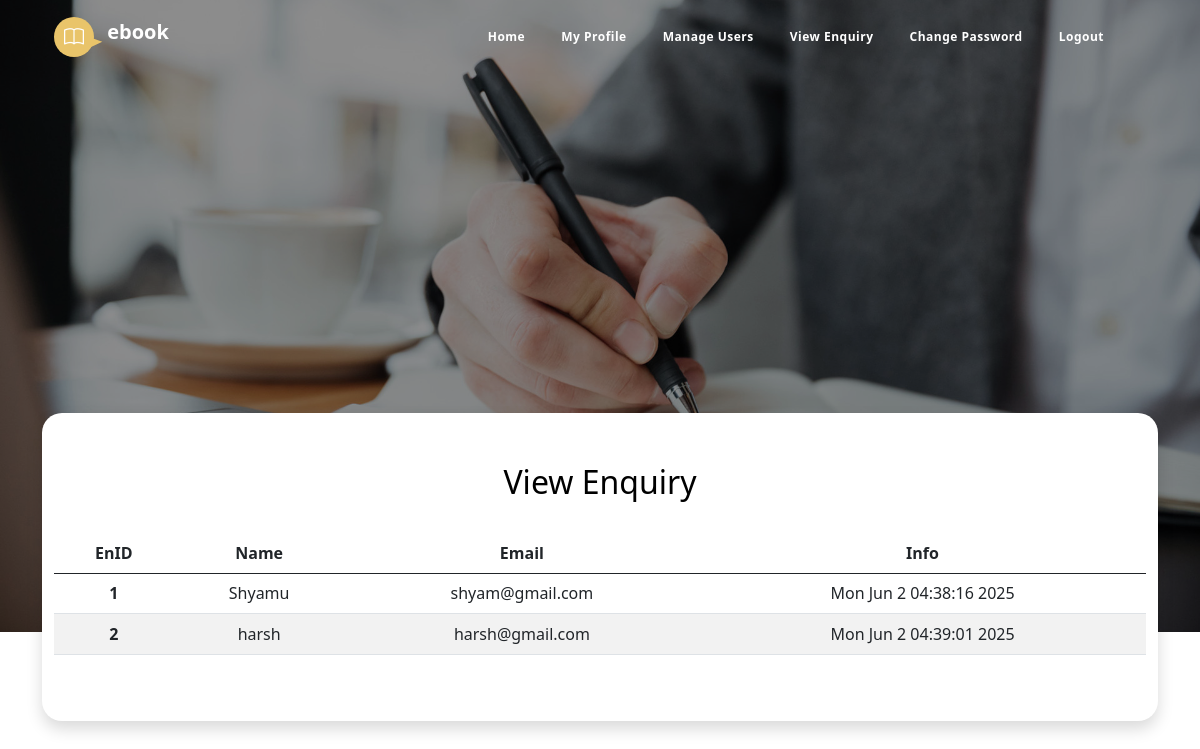
/viewenquiry/, run on the app's committed database.
### ebook/models.py (models this page shows)
class Enquiry(models.Model):
    enid=models.AutoField(primary_key=True)
    name=models.CharField(max_length=50)
    email=models.CharField(max_length=50)
    info=models.CharField(max_length=50)

### ebook/views.py (the view)
# urls.py: path('viewenquiry/', views.viewenquiry),
def viewenquiry(request):
    data=models.Enquiry.objects.all()
    return render(request,"viewenquiry.html",{"data":data})

### ebook/templates/viewenquiry.html (shortened to what this page needs)
{% load static %} {% include "adminheader.html" %}
{% include "adminnav.html" %}
<link
  href="https://cdn.jsdelivr.net/npm/bootstrap@5.0.2/dist/css/bootstrap.min.css"
  rel="stylesheet"
>
<section class="hero-section d-flex justify-content-center align-items-center"
      id="section_1">
      <div class="container">
    <div class="row">
      <div class="col-lg-200 col-200 mx-auto custom-form ebook-download-form bg-white shadow text-center mb-5">
<center><h2>View Enquiry</h2></br></center>
<table class="table table-striped table-hover">
<thead>
<tr>
<th scope="col">EnID</th>
<th scope="col">Name</th>
<th scope="col">Email</th>
<th scope="col">Info</th>
</tr>
  </thead>
  <tbody>
    <tr>
{% for row in data %}
<tr>
<th scope="col">{{row.enid}}</th>
<td>{{row.name}}</td>
<td>{{row.email}}</td>
<td>{{row.info}}</td>
</tr>
{% endfor %}
</tr>
</tbody>
</table>
      </div>
    </div>
  </div>
</section>

### ebook/static/css/templatemo-ebook-landing.css (style rules this page uses)
:root { --white-color: #ffffff; --primary-color: #E76F51; --secondary-color: #E9C46A; --section-bg-color: #f0f8ff; --custom-btn-bg-color: #F4A261; --custom-btn-bg-hover-color: #E76F51; --dark-color: #000000; --p-color: #717275; --link-hover-color: #E76F51; --body-font-family: 'Unbounded', sans-serif; --h1-font-size: 42px; --h2-font-size: 36px; --h3-font-size: 28px; --h4-font-size: 24px; --h5-font-size: 22px; --h6-font-size: 20px; --p-font-size: 16px; --menu-font-size: 12px; --btn-font-size: 14px; --copyright-font-size: 14px; --border-radius-large: 100px; --border-radius-medium: 20px; --border-radius-small: 10px; --font-weight-light: 300; --font-weight-normal: 400; --font-weight-semibold: 600; --font-weight-bold: 700; }
h2, h3, h4, h5, h6 { color: var(--dark-color); }
h1, h2, h3, h4, h5, h6 { font-weight: var(--font-weight-semibold); }
h2 { font-size: var(--h2-font-size); font-weight: var(--font-weight-bold); }
.hero-section { background-image: url('../images/businessman-sitting-by-table-cafe.jpg'); background-repeat: no-repeat; background-size: cover; background-position: center; position: relative; padding-top: 50px; }
.hero-section::after { content: ""; position: absolute; top: 0; right: 0; bottom: 0; left: 0; pointer-events: none; background-color: rgba(0, 0, 0, 0.45); }
.hero-section .row { position: relative; z-index: 22; top: 100px; }
@media screen and (min-width: 991px) { .hero-section { height: calc(90vh - 88px); padding-top: 350px; } }
.ebook-download-form { border-radius: var(--border-radius-medium); position: relative; z-index: 2; padding: 50px; }

### data on the page
Enquiry: enid "1", name "Shyamu", email "shyam@gmail.com", info "Mon Jun 2 04:38:16 2025"
Enquiry: enid "2", name "harsh", email "harsh@gmail.com", info "Mon Jun 2 04:39:01 2025"
